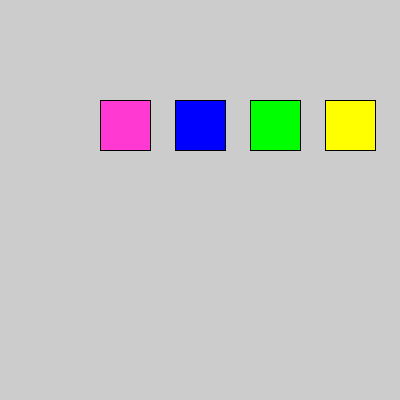
Frame 1 (no input)
Frame 60 (the mouse pressed at the canvas centre just before this capture): identical to frame 1, image omitted
Frame 120 (the mouse held since frame 60 and released just before this capture): identical to frame 1, image omitted

The Processing sketch that drew this single still picture (run headless with seeded random() and noise(); from frame 60 on, the mouse is pressed at the canvas centre):

// Processing sketch: Objekt
// ── Objekt.pde
/*int lilla_int = 0xFF39D1;
 String lilla_int = "FF39D1";*/

void setup() {
  size(400, 400);
  Farve lilla = new Farve("lilla");

  fyld(lilla);
  rect(100, 100, 50, 50);

  Farve blå = new Farve("blå");

  fyld(blå);
  rect(175, 100, 50, 50);

  Farve grøn = new Farve("grøn");

  fyld(grøn);
  rect(250, 100, 50, 50);

  Farve gul = new Farve("gul");

  fyld(gul);
  rect(325, 100, 50, 50);
}

void draw() {
}


void fyld (Farve farve) {
  fill(farve.r, farve.g, farve.b);
}

// ── class.pde
class Farve {
  int r;
  int g;
  int b;

  Farve() {
    r = 0;
    g = 0;
    b = 0;
  }
  Farve(int red, int green, int blue) {
    r = red;
    g = green;
    b = blue;
  }
  Farve(String farveNavn) {

    if (farveNavn == "gul") {
      r = 255;
      g = 255;
      b = 0;
    } else if(farveNavn =="grøn"){
        r = 0;
        g = 255;
        b = 0;
      
    }
    else if(farveNavn == "blå"){
      r = 0;
      g = 0;
      b = 255;
    }
    else if(farveNavn == "lilla"){
      r = 255;
      g = 57;
      b = 209;
    }
  }
}
